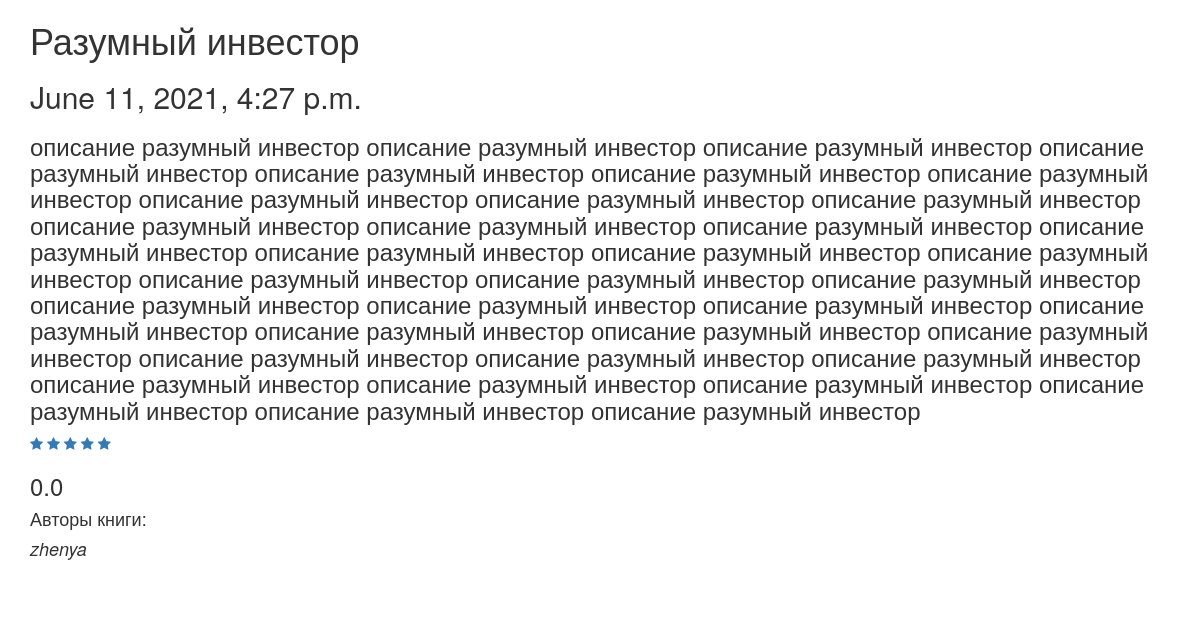
Screenshot of /books/book_view_detail/razumnyi-investor/ with the database file from the repository.
### manager/models.py (models this page shows, shortened)
class Book(models.Model):
    class Meta:
        verbose_name = 'книга'
        verbose_name_plural = 'книги'
    title = models.CharField(max_length=50, verbose_name='Наименование', help_text='ну это типа название книги')
    date = models.DateTimeField(auto_now_add=True, verbose_name='Дата',
                                help_text='Если нет даты, то заполняется автоматически', null=True)
    description = models.TextField(null=True, default='Book description to be added soon')
    authors = models.ManyToManyField(User, related_name='books')
    likes = models.PositiveIntegerField(null=True, default=0)
    rating = models.FloatField(null=True, default=0.0)
    total_stars = models.PositiveIntegerField(null=True, default=0)
    slug = models.SlugField(unique=True, primary_key=True)
    id = models.PositiveIntegerField(null=True, blank=True, auto_created=True)

### manager/views.py (the view)
# urls.py: path('book_view_detail/<str:slug>/', BookPage.as_view(), name='book_detail'),
class BookPage(View):
    def get(self, request, slug):
        context = {}
        comment_query = Comment.objects.annotate(count_like=Count('comment_likes')).select_related('author')
        comments = Prefetch('comments', comment_query)
        context['book'] = Book.objects.prefetch_related('authors', comments).get(slug=slug)
        context['comment_form'] = CommentForm
        context['stars'] = range(1, 6)
        return render(request, 'book_detail.html', context)

### manager/templates/Book_detail.html (shortened to what this page needs)
{% extends 'main_template.html' %}
{% block detail %}
        <h1> {{ book.title }} </h1>
        <h2> {{ book.date }} </h2>
        <h3> {{ book.description }} </h3>
      {% for i in stars %}
        {% if book.rating >= i  %}
            <a href="{% url 'add_rate_location' slug=book.slug rate=i location=1 %}"><span class="fa fa-star checked"></span></a>
        {% else %}
            <a href="{% url 'add_rate_location' slug=book.slug rate=i location=1 %}"><span class="fa fa-star"></span></a>
        {% endif%}
    {% endfor %}
    <h3> {{ book.rating }} </h3>
        {% for author in book.authors.all %}
            <h4> Авторы книги:  </h4>
            <i><h4> {{ author }}</h4></i>
        {% endfor %}
        <br><br>
{% endblock %}

### rows the page displays
Book: title "Разумный инвестор", date "June 11, 2021, 4:27 p.m.", description "описание разумный инвестор описание разумный инвестор описание разумный инвестор описание разумный инвестор описание разумный инвестор описание разумный инвестор описание разумный инвестор описание разумный инвестор описание разумный инвестор описание разумный инвестор описание разумный инвестор описание разумный инвестор описание разумный инвестор описание разумный инвестор описание разумный инвестор описание разумный инвестор описание разумный инвестор описание разумный инвестор описание разумный инвестор описание разумный инвестор описание разумный инвестор описание разумный инвестор описание разумный инвестор описание разумный инвестор описание разумный инвестор описание разумный…", rating "0.0"

### other values shown
{{ author }} "zhenya"
